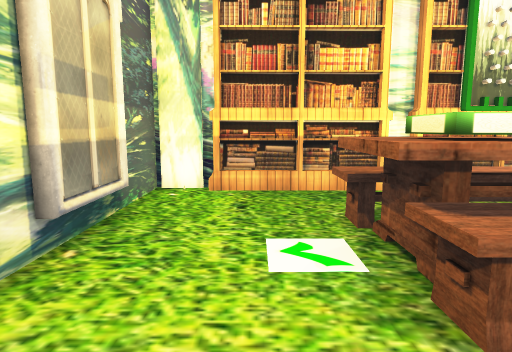
view 1 (above)

15 first-person views from a walk through a Unity game level. The camera is 1.4 m above the floor, tilts 8° down and sees 75° across. The floor is counted in squares, 1 m on a side. Each view is taken from the middle of a square. On the plan, view 1 faces up. The plan holds only what a view shows up to about 15 squares ahead; the rest is blank. The place goes on beyond the plan. Some surface patterns are stand-ins.

view 2
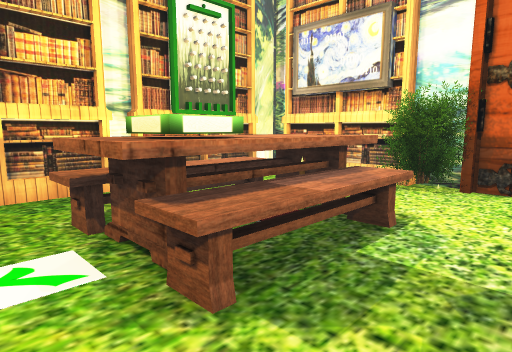

view 3
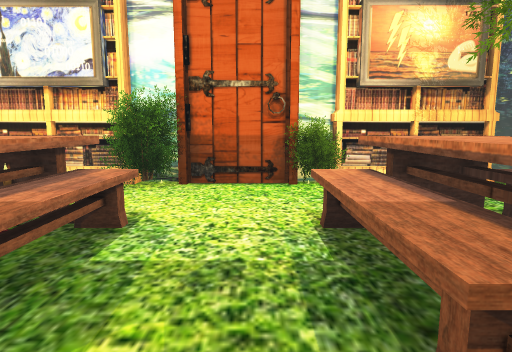

view 4
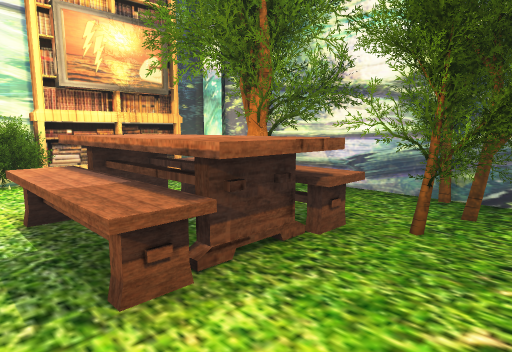

view 5
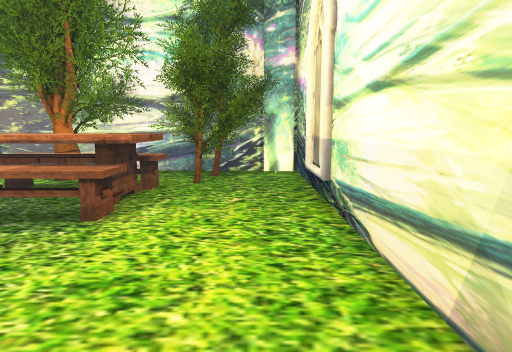

view 6
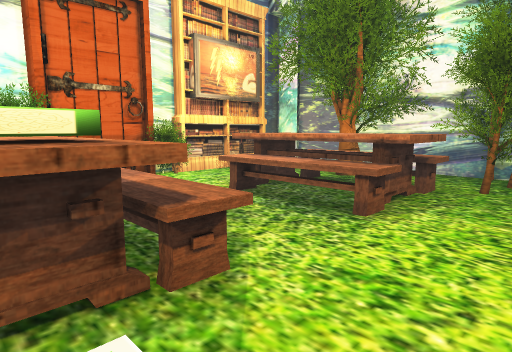

view 7
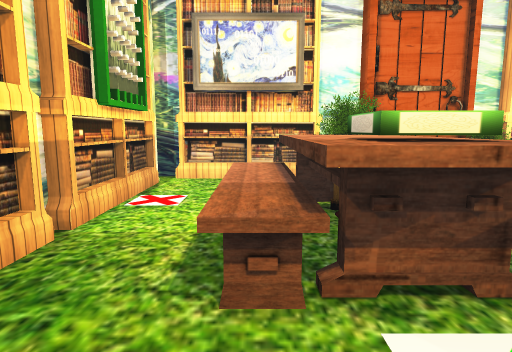

view 8
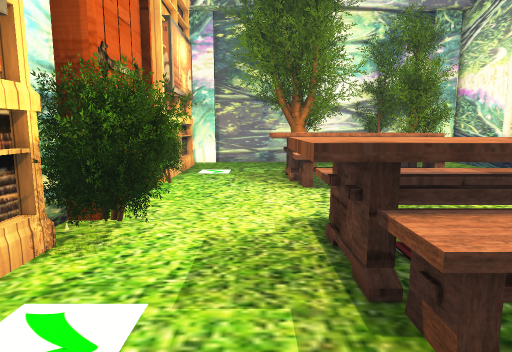

view 9
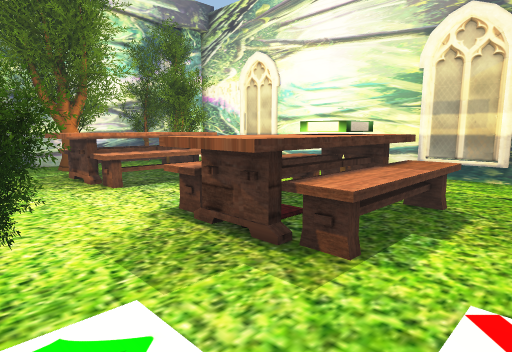

view 10
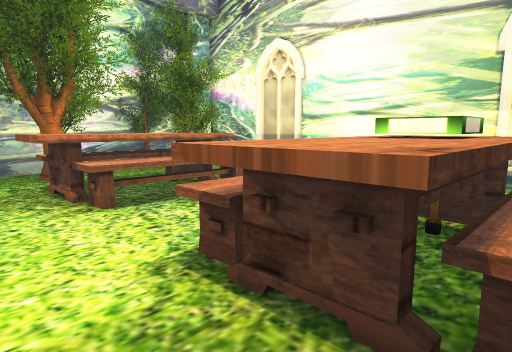

view 11
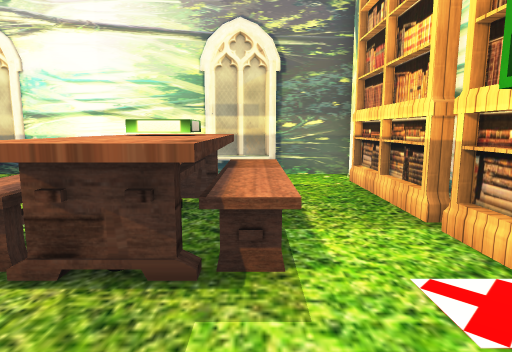

view 12
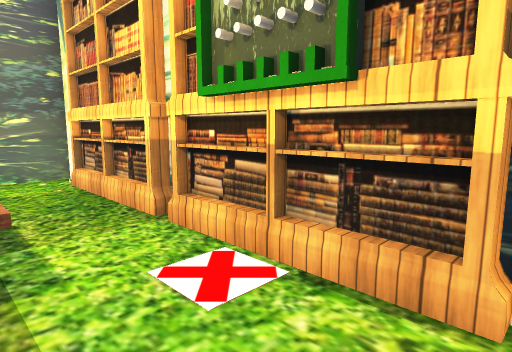

view 13
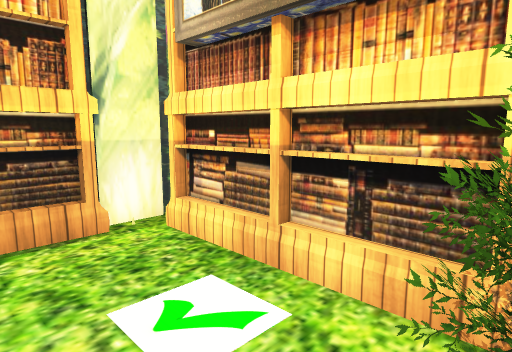

view 14
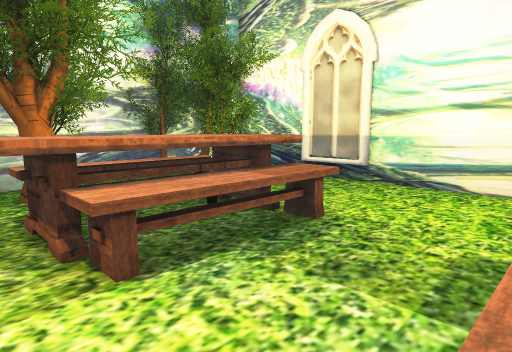

view 15
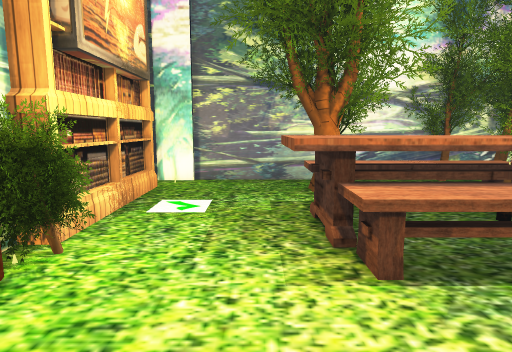

### Floor plan
Points are (right, up) in squares from view 1. A wall is a line through its corners. A room is listed if a view was taken in it or the views show most of it. See-through windows are left out.
Room 1 (views 1, 2, 3, 4, 5, 6, 7, 8, 9, 10, 11, 12, 13, 14, 15)
walls: (2.5, 3) (1.8, 3) (1.8, 3.6); (8.6, -0.9) (8.6, 2); (8.9, 2) (8.9, 3.1); (8.9, -2.1) (8.9, -1.1); (3.5, 7.9) (2.9, 7.9); (-2.4, -2.4) (-2.4, -7.3) (8.9, -7.3) (8.9, -6.2); (-2.2, 5.5) (-2.2, 3.5); (8.9, 7.4) (8.9, 7.9) (7.5, 7.9); (-1, 7.9) (-2.4, 7.9) (-2.4, -2.2)
low walls: (-2.2, -2.5) (-2.2, -4.2)
objects: other object (-1, -6) to (1, -4); other object (0, 8) to (2, 8); other object (1, -4) to (5, -4); other object (1, -3) to (5, -3); other object (1, -2) to (5, -1); other object (1, 2) to (5, 3); other object (1, 3) to (5, 4); other object (1, 5) to (5, 5); other object (3, -6) to (5, -5); other object (4, 8) to (7, 8); other object (7, 2) to (8, 4); other object (8, -2) to (8, -1); other object (9, -5) to (9, -3); other object (9, 4) to (9, 7)

Where each view was taken, in squares from view 1:
view 1: 0 up, 0 right, facing up
view 2: 0 up, 0 right, facing up-right
view 3: 0 up, 0 right, facing right
view 4: 0 up, 1 left, facing down-right
view 5: 4 up, 1 left, facing down
view 6: 4 up, 1 left, facing down-right
view 7: 5 up, 1 left, facing right
view 8: 7 up, 6 right, facing down
view 9: 7 up, 8 right, facing down-left
view 10: 5 up, 7 right, facing down-left
view 11: 5 up, 8 right, facing left
view 12: 5 up, 8 right, facing up-left
view 13: 3 up, 6 right, facing up-right
view 14: 2 up, 6 right, facing down-left
view 15: 2 up, 6 right, facing down
